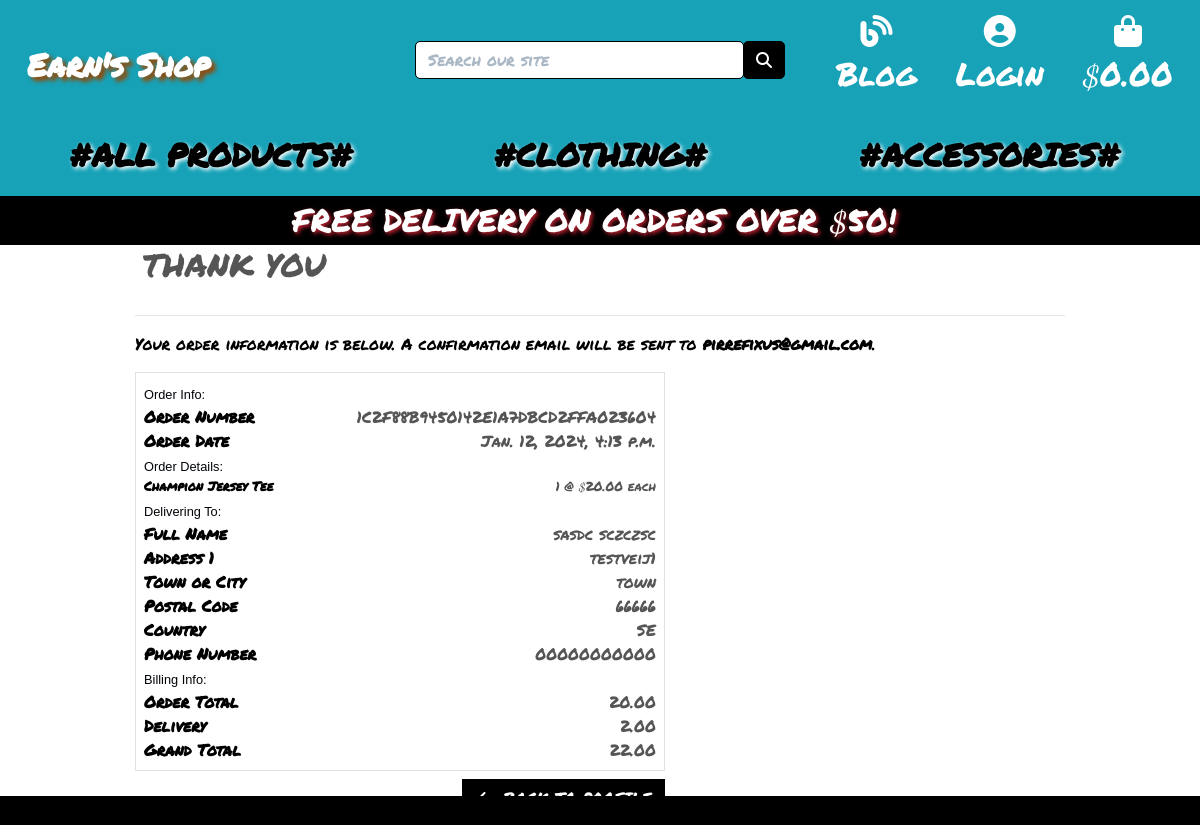
/profile/order_history/1C2F88B9450142E1A7DBCD2FFA023604, run on the app's committed database.
### checkout/models.py (models this page shows, shortened)
class Order(models.Model):
    order_number = models.CharField(max_length=32, null=False, editable=False)
    user_profile = models.ForeignKey(UserProfile, on_delete=models.SET_NULL,
                                     null=True, blank=True, related_name='orders')
    full_name = models.CharField(max_length=50, null=False, blank=False)
    email = models.EmailField(max_length=254, null=False, blank=False)
    phone_number = models.CharField(max_length=20, null=False, blank=False)
    country = CountryField(blank_label='Country *', null=False, blank=False)
    postcode = models.CharField(max_length=20, null=True, blank=True)
    town_or_city = models.CharField(max_length=40, null=False, blank=False)
    street_address1 = models.CharField(max_length=80, null=False, blank=False)
    street_address2 = models.CharField(max_length=80, null=True, blank=True)
    county = models.CharField(max_length=80, null=True, blank=True)
    date = models.DateTimeField(auto_now_add=True)
    delivery_cost = models.DecimalField(max_digits=6, decimal_places=2, null=False, default=0)
    order_total = models.DecimalField(max_digits=10, decimal_places=2, null=False, default=0)
    grand_total = models.DecimalField(max_digits=10, decimal_places=2, null=False, default=0)
    original_bag = models.TextField(null=False, blank=False, default='')
    stripe_pid = models.CharField(max_length=254, null=False, blank=False, default='')

class OrderLineItem(models.Model):
    order = models.ForeignKey(Order, null=False, blank=False, on_delete=models.CASCADE, related_name='lineitems')
    product = models.ForeignKey(Product, null=False, blank=False, on_delete=models.CASCADE)
    product_size = models.CharField(max_length=50, null=True, blank=True)
    quantity = models.IntegerField(null=False, blank=False, default=0)
    lineitem_total = models.DecimalField(max_digits=6, decimal_places=2, null=False, blank=False, editable=False)

### products/models.py (models this page shows, shortened)
class Product(models.Model):
    category = models.ForeignKey('Category', null=True, blank=True, on_delete=models.SET_NULL)
    sku = models.CharField(max_length=254, null=True, blank=True)
    name = models.CharField(max_length=254)
    description = models.TextField()
    has_sizes = models.BooleanField(default=True, null=True, blank=True)
    price = models.DecimalField(max_digits=6, decimal_places=2)
    rating = models.DecimalField(max_digits=6, decimal_places=2, null=True, blank=True)
    image_url = models.URLField(max_length=1024, null=True, blank=True)
    image = models.ImageField(null=True, blank=True)

### profiles/views.py (the view)
# urls.py: path('order_history/<order_number>', views.order_history, name='order_history')
def order_history(request, order_number):
    order = get_object_or_404(Order, order_number=order_number)
    messages.info(request, (
        f'This is a past confirmation for order number {order_number}. '
        'A confirmation email was sent on the order date.'
    ))
    template = 'checkout/checkout_success.html'
    context = {
        'order': order,
        'from_profile': True,
    }
    return render(request, template, context)

### blog/context_processors.py (called while the page is built)
def latest_posts(request):
    latest_posts = BlogPost.objects.order_by('-published_date')[:5]  # Adjust the number as needed
    return {'latest_posts': latest_posts}

### profiles/context_processors.py (called while the page is built)
def loyalty_program_status(request):
    if request.user.is_authenticated:
        profile = request.user.userprofile
        return {
            'is_eligible_for_discount': profile.is_eligible_for_discount,
            'purchases_left_for_discount': 5 - profile.loyalty_purchase_count
        }
    return {}

### checkout/templates/checkout/checkout_success.html (shortened to what this page needs)
{% extends "base.html" %}
{% load static %}
{% block extra_css %}
    <link rel="stylesheet" href="{% static 'checkout/css/checkout.css' %}">
{% endblock %}
{% block page_header %}
    <div class="container header-container">
    </div>
{% endblock %}
{% block content %}
    <div class="overlay"></div>
    <div class="container">
        <div class="row">
            <div class="col">
                <h2 class="logo-font mb-4">Thank You</h2>
                <hr>
                <p class="text-black">Your order information is below. A confirmation email will be sent to <strong>{{ order.email }}</strong>.</p>
            </div>
        </div>
        <div class="row">
            <div class="col-12 col-lg-7">
                <div class="order-confirmation-wrapper p-2 border">
                    <div class="row">
                        <div class="col">
                            <small class="text-muted">Order Info:</small>
                        </div>
                    </div>
                    <div class="row">
                        <div class="col-12 col-md-4">
                            <p class="mb-0 text-black font-weight-bold">Order Number</p>
                        </div>
                        <div class="col-12 col-md-8 text-md-right">
                            <p class="mb-0">{{ order.order_number }}</p>
                        </div>
                    </div>
                    <div class="row">
                        <div class="col-12 col-md-4">
                            <p class="mb-0 text-black font-weight-bold">Order Date</p>
                        </div>
                        <div class="col-12 col-md-8 text-md-right">
                            <p class="mb-0">{{ order.date }}</p>
                        </div>
                    </div>
                    <div class="row">
                        <div class="col">
                            <small class="text-muted">Order Details:</small>
                        </div>
                    </div>
                    {% for item in order.lineitems.all %}
                    <div class="row">
                        <div class="col-12 col-md-4">
                            <p class="small mb-0 text-black font-weight-bold">
                                {{ item.product.name }}{% if item.product_size %} - Size {{ item.product.size|upper }}{% endif %}
                            </p>
                        </div>
                        <div class="col-12 col-md-8 text-md-right">
                            <p class="small mb-0">{{ item.quantity }} @ ${{ item.product.price }} each</p>
                        </div>
                    </div>
                    {% endfor %}
                    <div class="row">
                        <div class="col">
                            <small class="text-muted">Delivering To:</small>
                        </div>
                    </div>
                    <div class="row">
                        <div class="col-12 col-md-4">
                            <p class="mb-0 text-black font-weight-bold">Full Name</p>
                        </div>
                        <div class="col-12 col-md-8 text-md-right">
                            <p class="mb-0">{{ order.full_name }}</p>
                        </div>
                    </div>
                    <div class="row">
                        <div class="col-12 col-md-4">
                            <p class="mb-0 text-black font-weight-bold">Address 1</p>
                        </div>
                        <div class="col-12 col-md-8 text-md-right">
                            <p class="mb-0">{{ order.street_address1 }}</p>
                        </div>
                    </div>
                    <div class="row">
                        <div class="col-12 col-md-4">
                            <p class="mb-0 text-black font-weight-bold">Town or City</p>
                        </div>
                        <div class="col-12 col-md-8 text-md-right">
                            <p class="mb-0">{{ order.town_or_city }}</p>
                        </div>
                    </div>
                    {% if order.postcode %}
                    <div class="row">
                        <div class="col-12 col-md-4">
                            <p class="mb-0 text-black font-weight-bold">Postal Code</p>
                        </div>
                        <div class="col-12 col-md-8 text-md-right">
                            <p class="mb-0">{{ order.postcode }}</p>
                        </div>
                    </div>
                    {% endif %}
                    <div class="row">
                        <div class="col-12 col-md-4">
                            <p class="mb-0 text-black font-weight-bold">Country</p>
                        </div>
                        <div class="col-12 col-md-8 text-md-right">
                            <p class="mb-0">{{ order.country }}</p>
                        </div>
                    </div>
                    <div class="row">
                        <div class="col-12 col-md-4">
                            <p class="mb-0 text-black font-weight-bold">Phone Number</p>
                        </div>
                        <div class="col-12 col-md-8 text-md-right">
                            <p class="mb-0">{{ order.phone_number }}</p>
                        </div>
                    </div>
                    <div class="row">
                        <div class="col">
                            <small class="text-muted">Billing Info:</small>
                        </div>
                    </div>
                    <div class="row">
                        <div class="col-12 col-md-4">
                            <p class="mb-0 text-black font-weight-bold">Order Total</p>
                        </div>
                        <div class="col-12 col-md-8 text-md-right">
                            <p class="mb-0">{{ order.order_total }}</p>
                        </div>
                    </div>
                    <div class="row">
                        <div class="col-12 col-md-4">
                            <p class="mb-0 text-black font-weight-bold">Delivery</p>
                        </div>
                        <div class="col-12 col-md-8 text-md-right">
                            <p class="mb-0">{{ order.delivery_cost }}</p>
                        </div>
                    </div>
                    <div class="row">
                        <div class="col-12 col-md-4">
                            <p class="mb-0 text-black font-weight-bold">Grand Total</p>
                        </div>
                        <div class="col-12 col-md-8 text-md-right">
                            <p class="mb-0">{{ order.grand_total }}</p>
                        </div>
                    </div>
                </div>
            </div>
        </div>
        <div class="row">
			<div class="col-12 col-lg-7 text-right">
                {% if from_profile %}
                    <a href="{% url 'profile' %}" class="btn btn-black rounded-0 my-2">
                        <span class="icon mr-2">
                        </span>
                        <span class="text-uppercase">Back to Profile</span>
                    </a>
                {% endif %}
			</div>
		</div>
    </div>
{% endblock %}

### static/css/base.css (style rules this page uses)
html { height: 100%; }
body { background: url('/media/dancerbackground.jpg') no-repeat center center fixed; background-size: cover; color: #555; font-family: 'Lato', sans-serif; }
.icon { height: 0.4rem; width: 0.4rem; align-items: center; display: inline-flex; justify-content: center; }
.logo-font { font-family: 'Permanent Marker'; font-size: 1.5rem; text-transform: uppercase; white-space: nowrap; overflow: hidden; text-overflow: ellipsis; text-shadow: 2px 2px 4px #fff; padding: 0.5rem; }
.shop-now-button, .btn-black, .btn-outline-black { padding: .375rem .75rem; font-size: 1rem; line-height: 1.5; border-radius: 0; }
.btn-black { background: black; color: white; }
.text-black { color: #000 !important; }
.text-muted { color: #000408!important; font-family: Impact, Haettenschweiler, 'Arial Narrow Bold', sans-serif!important; }
.overlay { height: 100%; width: 100%; top: 0; left: 0; position: fixed; background: white; z-index: -1; }
@media (min-width: 576px) { .icon { height: 1rem; width: 1rem; } }
@media (min-width: 576px) { .header-container { padding-top: 250px; } }
@media (min-width: 768px) { .logo-font { font-size: 2rem; } }
@media (min-width: 768px) { .header-container { padding-top: 30%; } }
@media (min-width: 992px) { .header-container { padding-top: 17%; } }
@media (min-width: 992px) { body { height: calc(100vh - 116px); } }
@media (min-width: 1200px) { .container { max-width: 80%; } }

### data on the page
Order: email "pirrefixus@gmail.com", order_number "1C2F88B9450142E1A7DBCD2FFA023604", date "Jan. 12, 2024, 4:13 p.m.", full_name "sasdc sczczsc", street_address1 "testveij1", town_or_city "town", postcode "66666", country "SE", phone_number "00000000000", order_total "20.00", delivery_cost "2.00", grand_total "22.00"
OrderLineItem: product.name "Champion Jersey Tee", quantity "1", product.price "20.00"

### other printed values
{{ free_delivery_threshold }} "50"
